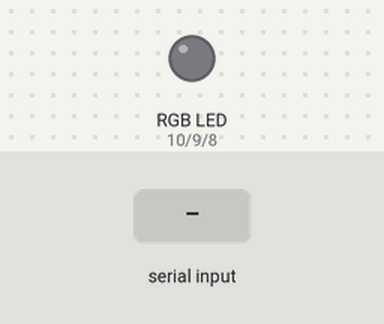
Simulated run of this sketch. Board: Arduino Uno, built with avr-gcc and run on an emulated ATmega328P. On the bench: an RGB LED mixed from three pins (HIGH = lit). The test bench sets the inputs (shaded band). What the sketch prints to the serial monitor is not drawn.

Above: at 1.2 s.
1.3 s: "1" received over Serial
At 2.4 s:
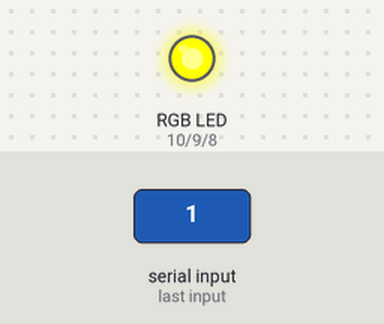
2.8 s: "2" received over Serial
At 3.5 s:
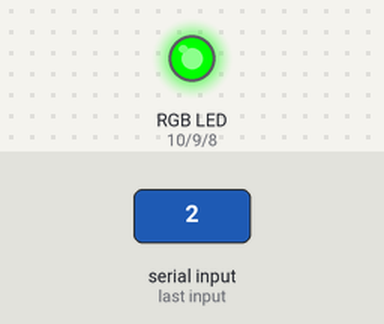
4.3 s: "3" received over Serial
At 4.6 s:
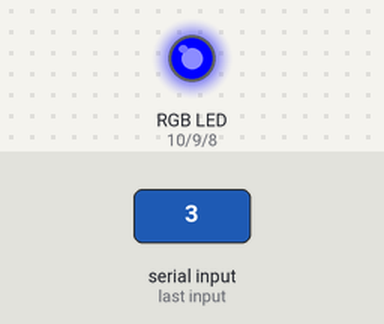
5.8 s: "4" received over Serial
At 7.0 s:
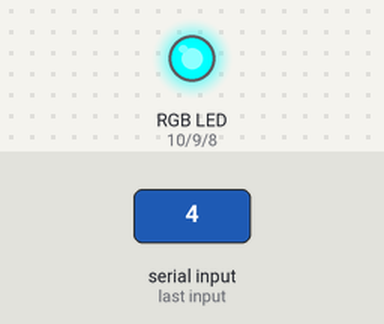
7.3 s: "5" received over Serial
At 8.1 s:
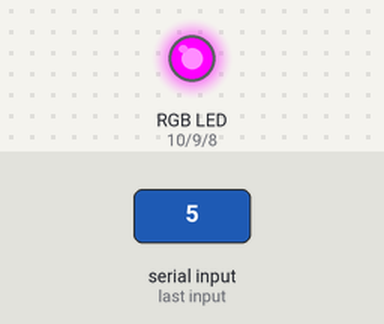
8.8 s: "6" received over Serial
At 9.3 s:
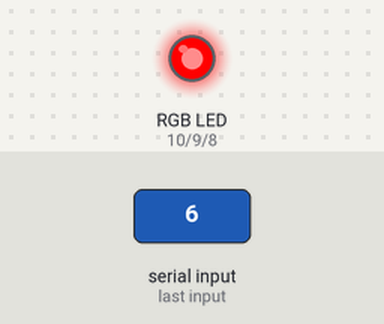
Timing chart, 0 to 11.3 s (numbered marks = the images above; inputs shaded):
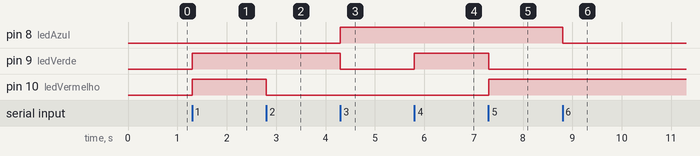

The sketch:

4-piscandoLedRGBComFuncoesLeituraSerialEIf.ino
```cpp
int ledAzul = 8;
int ledVerde = 9;
int ledVermelho = 10;

void setup() {
  pinMode(ledAzul,OUTPUT);
  pinMode(ledVerde,OUTPUT);
  pinMode(ledVermelho,OUTPUT);
  Serial.begin(9600);
  Serial.println("Selecione um número e veja uma cor:");
  Serial.println("1 = Amarelo");
  Serial.println("2 = Verde");
  Serial.println("3 = Azul escuro");
  Serial.println("4 = Azul claro");
  Serial.println("5 = Roxo");
  Serial.println("6 = Vermelho");
}

void loop() {
  if(Serial.available()){
    char led = Serial.read();
    if(led == '1') trocaCor(255, 255, 0); //deixa led amarelo
    if(led == '2') trocaCor(0, 255, 0); //deixa led verde
    if(led == '3') trocaCor(0, 0, 255); //deixa led azul escuro
    if(led == '4') trocaCor(0, 127, 255); //deixa led azul claro
    if(led == '5') trocaCor(148, 0, 211); //deixa led roxo
    if(led == '6') trocaCor(255, 0, 0); //deixa led vermelho
  }
}

void trocaCor(int vermelho, int verde, int azul){
  digitalWrite(ledAzul, azul);
  digitalWrite(ledVerde, verde);
  digitalWrite(ledVermelho, vermelho);
  delay(100);
}
```

Measured:
- after the input at 1.3 s, pin 9 (ledVerde), pin 10 (ledVermelho): LOW → HIGH at once
- after the input at 2.8 s, pin 10 (ledVermelho): HIGH → LOW at once
- after the input at 4.3 s, pin 8 (ledAzul): LOW → HIGH at once; pin 9 (ledVerde): HIGH → LOW at once
- after the input at 5.8 s, pin 9 (ledVerde): LOW → HIGH at once
- after the input at 7.3 s, pin 9 (ledVerde): HIGH → LOW at once; pin 10 (ledVermelho): LOW → HIGH at once
- after the input at 8.8 s, pin 8 (ledAzul): HIGH → LOW at once
